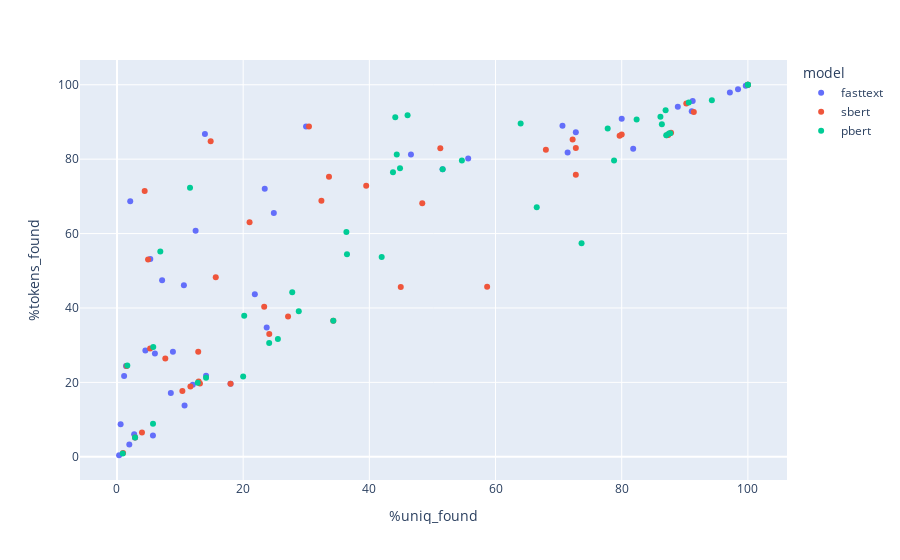

The notebook cell saved with this chart:
### Code cell
fig = px.scatter(vocab_df1,
                 x='%uniq_found',
                 y='%tokens_found',
                 color='model',
                 hover_data=['field', '%tokens_found', '%uniq_found'])
fig.show()
fig.write_image("vocab_scatter.png")

### Figure 1 — Plotly figure (JSON) as saved in the notebook; plotly's stock layout.template omitted (floating-point values rounded to 4 significant figures)
{"data": [{"customdata": [["bio_material_sam"], ["biological_material_preprocessing_sam"], ["collection_label_sam"], ["comments_sam"], ["conductivity_sam"], ["corrected_species_name_sam"], ["coverage_sam"], ["date_of_birth_sam"], ["derived_from_sam"], ["description_exp"], ["description_sam"], ["descriptor_sam"], ["details_sam"], ["diagnostic_pcr_ct_value_1_sam"], ["dissolved_oxygen_sam"], ["experimental_factor__rna_interference_exp"], ["experimental_factor__strain_exp"], ["extra_info_sam"], ["fiber_sam"], ["glucose_sam"], ["host_exp"], ["host_scietific_nam_sam"], ["isolate_run"], ["isolation_site_sam"], ["misc_param_sam"], ["mlst__scheme_sam"], ["nitrate_sam"], ["redox_potential_sam"], ["replicate_group_sam"], ["sample_comment_sam"], ["sampling_date_run"], ["sequence_sam"], ["single_cell_sam"], ["specimen_sam"], ["subsrc_note_sam"], ["symptom_sam"], ["taxonomy_species_sam"], ["time_of_collection_sam"], ["tretment_sam"], ["tumor_size_sam"], ["water_content_sam"], ["ww_surv_target_1_conc_sam"]], "hovertemplate": "model=fasttext<br>%uniq_found=%{x}<br>%tokens_found=%{y}<br>field=%{customdata[0]}<extra></extra>", "legendgroup": "fasttext", "marker": {"color": "#636efa", "symbol": "circle"}, "mode": "markers", "name": "fasttext", "orientation": "v", "showlegend": true, "type": "scatter", "x": [6.013, 80, 1.953, 55.67, 72.73, 91.1, 51.61, 0.3369, 13.94, 1.13, 23.42, 2.099, 12.46, 5.282, 8.537, 24.86, 12.02, 97.14, 18, 23.73, 71.43, 98.43, 0.5787, 91.25, 7.152, 10.61, 21.85, 88.89, 8.867, 46.6, 2.863, 5.701, 100, 2.727, 29.97, 81.82, 99.66, 1.431, 70.61, 4.5, 14.12, 10.71], "xaxis": "x", "y": [27.8, 90.85, 3.309, 80.15, 87.23, 92.86, 77.27, 0.4194, 86.77, 21.73, 72.05, 68.7, 60.76, 53.2, 17.13, 65.55, 19.38, 97.92, 19.61, 34.78, 81.82, 98.77, 8.777, 95.62, 47.43, 46.1, 43.72, 94.12, 28.23, 81.24, 5.19, 5.755, 100, 6.065, 88.79, 82.79, 99.72, 24.39, 89.01, 28.57, 21.81, 13.79], "yaxis": "y"}, {"customdata": [["bio_material_sam"], ["biological_material_preprocessing_sam"], ["collection_label_sam"], ["comments_sam"], ["conductivity_sam"], ["corrected_species_name_sam"], ["coverage_sam"], ["date_of_birth_sam"], ["derived_from_sam"], ["description_exp"], ["description_sam"], ["descriptor_sam"], ["details_sam"], ["diagnostic_pcr_ct_value_1_sam"], ["dissolved_oxygen_sam"], ["experimental_factor__rna_interference_exp"], ["experimental_factor__strain_exp"], ["extra_info_sam"], ["fiber_sam"], ["glucose_sam"], ["host_exp"], ["host_scietific_nam_sam"], ["isolate_run"], ["isolation_site_sam"], ["misc_param_sam"], ["mlst__scheme_sam"], ["nitrate_sam"], ["redox_potential_sam"], ["replicate_group_sam"], ["sample_comment_sam"], ["sampling_date_run"], ["sequence_sam"], ["single_cell_sam"], ["specimen_sam"], ["subsrc_note_sam"], ["symptom_sam"], ["taxonomy_species_sam"], ["time_of_collection_sam"], ["tretment_sam"], ["tumor_size_sam"], ["water_content_sam"], ["ww_surv_target_1_conc_sam"]], "hovertemplate": "model=sbert<br>%uniq_found=%{x}<br>%tokens_found=%{y}<br>field=%{customdata[0]}<extra></extra>", "legendgroup": "sbert", "marker": {"color": "#EF553B", "symbol": "circle"}, "mode": "markers", "name": "sbert", "orientation": "v", "showlegend": true, "type": "scatter", "x": [12.88, 80, 44.98, 67.98, 72.73, 87.36, 48.39, 0.9625, 14.85, 7.659, 33.6, 4.389, 39.5, 4.93, 10.37, 21.02, 13.15, 91.43, 18, 27.12, 100, 87.16, 11.64, 90.23, 32.4, 15.66, 23.33, 72.22, 24.14, 51.25, 2.863, 58.67, 100, 3.961, 30.43, 72.73, 87.82, 1.534, 79.67, 5.25, 12.94, 34.29], "xaxis": "x", "y": [28.21, 86.6, 45.67, 82.53, 82.98, 86.51, 68.18, 0.9912, 84.84, 26.43, 75.25, 71.42, 72.83, 53.05, 17.68, 63.03, 19.7, 92.71, 19.61, 37.68, 100, 86.45, 18.92, 94.97, 68.84, 48.27, 40.31, 85.29, 32.99, 82.9, 5.19, 45.68, 100, 6.563, 88.75, 75.81, 87.1, 24.41, 86.26, 29.13, 20.21, 36.55], "yaxis": "y"}, {"customdata": [["bio_material_sam"], ["biological_material_preprocessing_sam"], ["collection_label_sam"], ["comments_sam"], ["conductivity_sam"], ["corrected_species_name_sam"], ["coverage_sam"], ["date_of_birth_sam"], ["derived_from_sam"], ["description_exp"], ["description_sam"], ["descriptor_sam"], ["details_sam"], ["diagnostic_pcr_ct_value_1_sam"], ["dissolved_oxygen_sam"], ["experimental_factor__rna_interference_exp"], ["experimental_factor__strain_exp"], ["extra_info_sam"], ["fiber_sam"], ["glucose_sam"], ["host_exp"], ["host_scietific_nam_sam"], ["isolate_run"], ["isolation_site_sam"], ["misc_param_sam"], ["mlst__scheme_sam"], ["nitrate_sam"], ["redox_potential_sam"], ["replicate_group_sam"], ["sample_comment_sam"], ["sampling_date_run"], ["sequence_sam"], ["single_cell_sam"], ["specimen_sam"], ["subsrc_note_sam"], ["symptom_sam"], ["taxonomy_species_sam"], ["time_of_collection_sam"], ["tretment_sam"], ["tumor_size_sam"], ["water_content_sam"], ["ww_surv_target_1_conc_sam"]], "hovertemplate": "model=pbert<br>%uniq_found=%{x}<br>%tokens_found=%{y}<br>field=%{customdata[0]}<extra></extra>", "legendgroup": "pbert", "marker": {"color": "#00cc96", "symbol": "circle"}, "mode": "markers", "name": "pbert", "orientation": "v", "showlegend": true, "type": "scatter", "x": [41.96, 86.96, 66.53, 82.36, 86.36, 87.69, 51.61, 0.9143, 46.06, 20.17, 44.34, 11.58, 44.86, 6.866, 12.8, 54.67, 24.12, 94.29, 20, 28.81, 100, 87.06, 25.51, 90.62, 43.75, 36.36, 27.78, 77.78, 36.45, 63.98, 2.863, 73.63, 100, 5.712, 44.11, 78.79, 87.49, 1.636, 86.14, 5.75, 14.12, 34.29], "xaxis": "x", "y": [53.7, 93.14, 67.04, 90.68, 89.36, 86.95, 77.27, 0.915, 91.77, 37.88, 81.28, 72.31, 77.54, 55.15, 19.89, 79.61, 30.58, 95.83, 21.57, 39.13, 100, 86.45, 31.68, 95.26, 76.49, 60.39, 44.24, 88.24, 54.42, 89.58, 5.19, 57.37, 100, 8.89, 91.26, 79.61, 86.91, 24.52, 91.43, 29.5, 21.28, 36.55], "yaxis": "y"}], "layout": {"autosize": true, "legend": {"title": {"text": "model"}, "tracegroupgap": 0}, "margin": {"t": 60}, "xaxis": {"anchor": "y", "autorange": true, "domain": [0, 1], "range": [-5.582, 105.9], "title": {"text": "%uniq_found"}, "type": "linear"}, "yaxis": {"anchor": "x", "autorange": true, "domain": [0, 1], "range": [-7.291, 107.7], "title": {"text": "%tokens_found"}, "type": "linear"}}}
